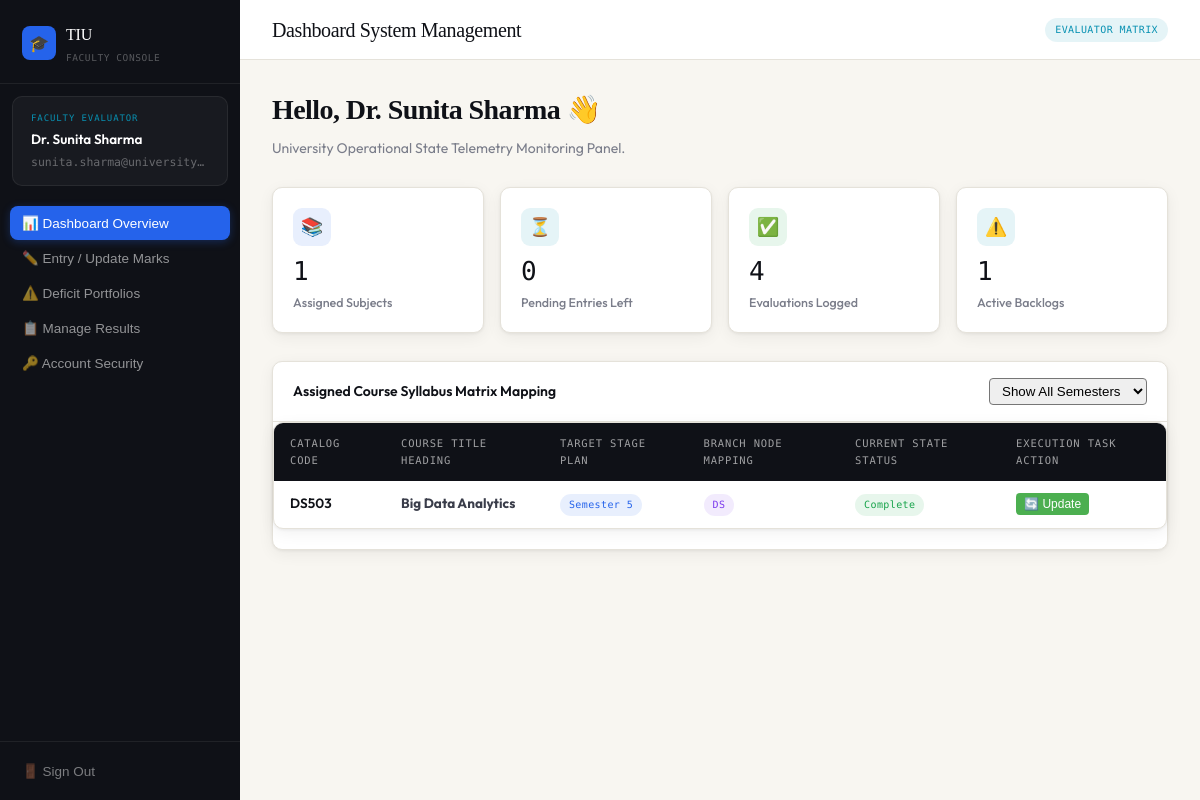
The page /faculty_dashboard (signed in) on the database its author committed.
### models.py (models this page shows, shortened)
class Faculty(db.Model):
    __tablename__ = "faculty"
    faculty_id       = db.Column(db.Integer, primary_key=True, autoincrement=True)
    faculty_name     = db.Column(db.String,  nullable=False)
    faculty_email    = db.Column(db.String,  nullable=False, unique=True)
    faculty_password = db.Column(db.String,  nullable=False)   # bcrypt hash
    department       = db.Column(db.String,  nullable=False)
    designation      = db.Column(db.String,  nullable=True)
    is_active        = db.Column(db.Boolean, nullable=False, default=True)
    date_created     = db.Column(db.Date,    nullable=False, default=func.current_date())
    subjects = db.relationship('Subject', secondary=faculty_subject_association,
                                backref='faculty_members', lazy=True)
    marks    = db.relationship('Mark',    backref='faculty', lazy=True)
    backlogs = db.relationship('Backlog', backref='faculty', lazy=True)

class Subject(db.Model):
    __tablename__ = "subject"
    subject_id   = db.Column(db.Integer, primary_key=True, autoincrement=True)
    subject_code = db.Column(db.String,  nullable=False, unique=True)
    subject_name = db.Column(db.String,  nullable=False)
    branch       = db.Column(db.String,  nullable=False)
    semester     = db.Column(db.Integer, nullable=False)
    credits      = db.Column(db.Integer, nullable=False)
    is_active    = db.Column(db.Boolean, nullable=False, default=True)
    marks    = db.relationship('Mark',          backref='subject', lazy=True)
    backlogs = db.relationship('Backlog',        backref='subject', lazy=True)
    details  = db.relationship('ResultDetail',   backref='subject', lazy=True)

### controllers/faculty_controllers.py (the view)
@app.route("/faculty_dashboard", methods=["GET"])
def faculty_dashboard():
    faculty = get_logged_faculty()
    if not faculty:
        return redirect(url_for("login"))
    assigned_subjects = []
    unique_semesters = set()
    for s in faculty.subjects:
        unique_semesters.add(s.semester)
        students_count = Student.query.filter_by(branch=s.branch).count()
        entered_count = Mark.query.filter_by(subject_id=s.subject_id, semester=s.semester).count()
        is_complete = entered_count >= students_count if students_count > 0 else False
        assigned_subjects.append({
            "id": s.subject_id,
            "code": s.subject_code,
            "name": s.subject_name,
            "semester": s.semester,
            "branch": s.branch,
            "status": "Complete" if is_complete else "Incomplete"
        })
    total_pending_entries = 0
    for subj in faculty.subjects:
        students = Student.query.filter_by(branch=subj.branch).all()
        for s in students:
            existing = Mark.query.filter_by(
                student_id=s.student_id,
                subject_id=subj.subject_id,
                semester=subj.semester
            ).first()
            if not existing:
                total_pending_entries += 1
    evaluations_logged = Mark.query.filter_by(faculty_id=faculty.faculty_id).count()
    assigned_sub_ids = [s.subject_id for s in faculty.subjects]
    active_backlogs = Backlog.query.filter(
        Backlog.subject_id.in_(assigned_sub_ids) if assigned_sub_ids else False,
        Backlog.status == "ACTIVE"
    ).count()
    metrics = {
        "total_subjects": len(faculty.subjects),
        "evaluations_logged": evaluations_logged,
        "active_backlogs": active_backlogs,
        "pending_marks_count": total_pending_entries
    }
    return render_template(
        "faculty.html",
        faculty=faculty,
        assigned_subjects=assigned_subjects,
        unique_semesters=sorted(list(unique_semesters)),
        metrics=metrics
    )

### controllers/faculty_controllers.py (called while the page is built)
def get_logged_faculty():
    if "role" in session and session["role"] == "faculty" and "email" in session:
        return Faculty.query.filter_by(faculty_email=session.get("email")).first()
    return None

### templates/faculty.html (shortened to what this page needs)
<!DOCTYPE html>
<html lang="en">
<head>
  <link rel="stylesheet" href="/static/global.css">
</head>
<body>
  <div id="screen-app">
    <aside class="sidebar">
      <div class="sidebar-logo">
        <div class="logo-row">
          <div class="logo-icon">🎓</div>
          <div>
            <div class="logo-text">TIU</div>
            <div class="logo-sub">Faculty Console</div>
          </div>
        </div>
      </div>
      <div class="sidebar-user">
        <div class="user-role" style="color: var(--faculty-c)">FACULTY EVALUATOR</div>
        <div class="user-name">{{ faculty.faculty_name }}</div>
        <div class="user-email">{{ faculty.faculty_email }}</div>
      </div>
      <nav class="sidebar-nav">
        <button class="nav-item active" id="nav-dashboard" onclick="switchView('dashboard')">📊 Dashboard Overview</button>
        <button class="nav-item" id="nav-marks" onclick="switchView('marks')">✏️ Entry / Update Marks</button>
        <button class="nav-item" id="nav-backlogs" onclick="switchView('backlogs')">⚠️ Deficit Portfolios</button>
        <button class="nav-item" id="nav-results" onclick="switchView('results')">📋 Manage Results</button>
        <button class="nav-item" id="nav-password" onclick="switchView('password')">🔑 Account Security</button>
      </nav>
      <div class="sidebar-footer">
        <button class="btn-logout" onclick="window.location.href='/logout'">🚪 Sign Out</button>
      </div>
    </aside>
    <main class="main-content">
      <div class="topbar">
        <div class="topbar-title" id="pageTitle">Dashboard System Management</div>
        <div class="topbar-right"><span class="topbar-badge badge-faculty">EVALUATOR MATRIX</span></div>
      </div>
      <div class="page-body">
        <section id="view-dashboard" class="workspace-view active-view">
          <div class="dashboard-welcome">
            <h2>Hello, {{ faculty.faculty_name }} 👋</h2>
            <p>University Operational State Telemetry Monitoring Panel.</p>
          </div>
          <div class="stat-grid">
            <div class="stat-card"><div class="stat-icon si-blue">📚</div><div class="stat-value">{{ metrics.total_subjects }}</div><div class="stat-label">Assigned Subjects</div></div>
            <div class="stat-card"><div class="stat-icon si-teal">⏳</div><div class="stat-value">{{ metrics.pending_marks_count }}</div><div class="stat-label">Pending Entries Left</div></div>
            <div class="stat-card"><div class="stat-icon si-green">✅</div><div class="stat-value">{{ metrics.evaluations_logged }}</div><div class="stat-label">Evaluations Logged</div></div>
            <div class="stat-card"><div class="stat-icon si-teal">⚠️</div><div class="stat-value">{{ metrics.active_backlogs }}</div><div class="stat-label">Active Backlogs</div></div>
          </div>
          <div class="card" style="margin-top: 20px;">
            <div class="card-header" style="display:flex; justify-content:space-between; align-items:center;">
              <span>Assigned Course Syllabus Matrix Mapping</span>
              <select id="dashboardSemesterFilter" onchange="filterDashboardSubjects()" style="padding:4px 8px; border-radius:4px;">
                <option value="ALL">Show All Semesters</option>
              </select>
            </div>
            <div class="card-body" style="padding:0;">
              <div class="table-wrap">
                <table>
                  <thead><tr><th>Catalog Code</th><th>Course Title Heading</th><th>Target Stage Plan</th><th>Branch Node Mapping</th><th>Current State Status</th><th>Execution Task Action</th></tr></thead>
                  <tbody id="dashboardSubjectsBody">
                    {% for sub in assigned_subjects %}
                    <tr data-semester="{{ sub.semester }}">
                      <td class="td-bold">{{ sub.code }}</td>
                      <td><strong>{{ sub.name }}</strong></td>
                      <td><span class="badge b-blue">Semester {{ sub.semester }}</span></td>
                      <td><span class="badge b-purple">{{ sub.branch }}</span></td>
                      <td><span class="badge {% if sub.status == 'Complete' %}b-green{% else %}b-red{% endif %}">{{ sub.status }}</span></td>
                      <td>
                        <button class="btn-sm {% if sub.status == 'Complete' %}btn-complete{% else %}btn-incomplete{% endif %}"
                                onclick="directEntryFromDashboard({{ sub.id }}, {{ sub.semester }})">
                          {% if sub.status == 'Complete' %}🔄 Update{% else %}✏️ Enter Marks{% endif %}
                        </button>
                      </td>
                    </tr>
                    {% else %}
                    <tr><td colspan="6" style="text-align:center; padding:16px; color:var(--ink3);">No courses currently mapped to your credentials profile.</td></tr>
                    {% endfor %}
                  </tbody>
                </table>
              </div>
            </div>
          </div>
        </section>
      </div>
    </main>
  </div>
</body>
</html>

### templates/faculty.html (style rules this page uses)
.workspace-view { display: none; }
.workspace-view.active-view { display: block; }
.btn-sm { padding: 4px 8px; font-size: 12px; border-radius: 4px; cursor: pointer; border: none; }
.btn-complete { background-color: #4caf50; color: white; }

### rows shown on the page
Faculty: faculty_name "Dr. Sunita Sharma", faculty_email "sunita.sharma@university…"
Subject: code "DS503", name "Big Data Analytics", semester "5", branch "DS", status "Complete"

### other values the page prints
{{ metrics.total_subjects }} "1"
{{ metrics.pending_marks_count }} "0"
{{ metrics.evaluations_logged }} "4"
{{ metrics.active_backlogs }} "1"
